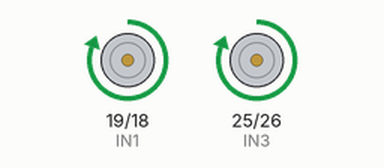
The sketch below on a simulated ESP32. Parts: motor-driver pin pairs drawn as motors (green arrow = first pin HIGH = forward, orange = second pin HIGH = backward, longer = more drive, scaled by the enable pin).

Above: at 0.1 s.
At 2.1 s:
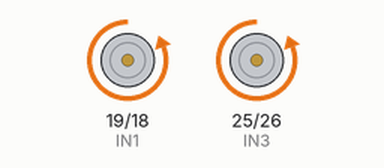
At 4.1 s:
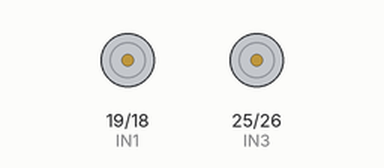
Timing chart, 0 to 5.6 s (numbered marks = the images above):
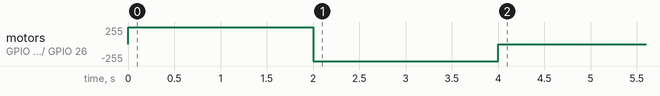

The sketch:

example_testmotor.ino
```cpp
// motor 1
int EN1 = 23;
int IN1 = 19;
int IN2 = 18;
// motor 2
int EN2 = 5;
int IN3 = 25;
int IN4 = 26;

void setup() {
  // put your setup code here, to run once:
  pinMode(EN1, OUTPUT);
  pinMode(EN2, OUTPUT);
  pinMode(IN1, OUTPUT);
  pinMode(IN2, OUTPUT);
  pinMode(IN3, OUTPUT);
  pinMode(IN4, OUTPUT);
  digitalWrite(EN1, HIGH);
  digitalWrite(IN1, HIGH);
  digitalWrite(IN2, LOW);
  digitalWrite(EN2, HIGH);
  digitalWrite(IN3, HIGH);
  digitalWrite(IN4, LOW);
  delay(2000);
  digitalWrite(IN1, LOW);
  digitalWrite(IN2, HIGH);
  digitalWrite(IN3, LOW);
  digitalWrite(IN4, HIGH);
  delay(2000);
  digitalWrite(IN1, LOW);
  digitalWrite(IN2, LOW);
  digitalWrite(IN3, LOW);
  digitalWrite(IN4, LOW);
}

void loop() {
  // put your main code here, to run repeatedly:

}
```
